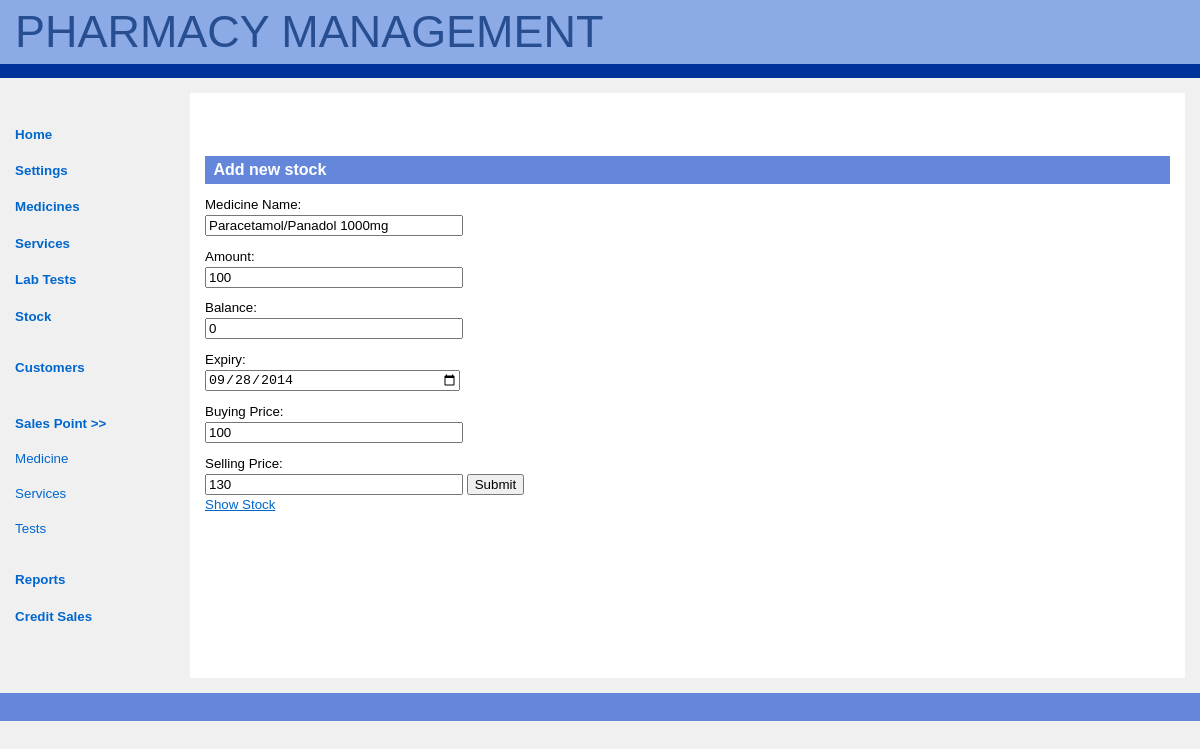
/edit_stock.php?id=1 (signed in), run on the app's committed database.
### tables this page shows
CREATE TABLE IF NOT EXISTS `medicine` (
  `id` int(11) NOT NULL AUTO_INCREMENT,
  `status` enum('active','inactive') NOT NULL DEFAULT 'active',
  `generic_name` varchar(20) NOT NULL,
  `trade_name` varchar(20) NOT NULL,
  `weight` varchar(10) NOT NULL,
  `form` int(11) NOT NULL,
  `category` int(11) NOT NULL,
  `unit` int(11) NOT NULL,
  PRIMARY KEY (`id`)
);

CREATE TABLE IF NOT EXISTS `units` (
  `id` int(11) NOT NULL AUTO_INCREMENT,
  `value` varchar(11) NOT NULL,
  PRIMARY KEY (`id`),
  UNIQUE KEY `value` (`value`)
);

CREATE TABLE IF NOT EXISTS `stock` (
  `id` int(11) NOT NULL AUTO_INCREMENT,
  `medicine` int(11) NOT NULL,
  `stock_amount` int(9) NOT NULL,
  `current_amount` int(9) NOT NULL,
  `percentage_balance` int(3) NOT NULL DEFAULT '100',
  `expiry_date` date NOT NULL,
  `buying` int(6) NOT NULL,
  `selling` int(6) NOT NULL,
  `stock_date` datetime NOT NULL,
  `staff` int(11) NOT NULL,
  PRIMARY KEY (`id`)
);

### edit_stock.php (the view, shortened to what this page needs)
<?php require_once("includes/functions.php");?>
<?php
if($_GET['id']){
	$stock_id = $_GET['id'];
	 $query = "SELECT s.id stock_id, m.id medicine_id, m.generic_name generic_name, m.trade_name trade_name, m.weight weight, m.unit unit_id, u.value unit, m.category category_id, c.name category, s.stock_amount stock_amount, s.current_amount current_amount, s. percentage_balance percentage_balance, s.expiry_date expiry_date, s.buying buying, s.selling selling, s.stock_date stock_date, s.staff staff  FROM medicine m JOIN category c JOIN units u JOIN stock s WHERE m.id = s.medicine
AND m.category = c.id
AND m.unit = u.id AND s.id = ".$stock_id;
        $result = mysql_query($query, $connection);
        if(isset($result)){
            $medicine = mysql_fetch_array($result);
			$generic_name = $medicine['generic_name'];
			$trade_name = $medicine['trade_name'];
			$weight = $medicine['weight'];
			$unit = $medicine['unit'];
			$stock_amount = $medicine['stock_amount'];
			$current_amount = $medicine['current_amount'];
			$expiry_date = $medicine['expiry_date'];
			$buying = $medicine['buying'];
			$selling = $medicine['selling'];
			$medicine_name = $generic_name."/".$trade_name." ".$weight."".$unit;
		}
}
?>
<?php include("includes/header.php");?>
<div id="main-copy">
        <h1>Add new stock</h1>
        <form autocomplete="off" action="edit_stock.php?id=<?php echo $stock_id;?>" method="post">
            <label>Medicine Name:</label><input type="text" name="all_medicine" id="all_medicine" value = "<?php echo $medicine_name;?>" autofocus placeholder="<?php echo $medicine_name;?>" required/>
            <label>Amount:</label><input type="number" name="stock_amount" id="stock_amount" maxlength="30" value="<?php echo $stock_amount;?>" min="0" max="999999" placeholder="Enter the stock amount" required/>
            <label>Balance:</label><input type="number" name="current_amount" id="current_amount" maxlength="30" value="<?php echo $current_amount;?>" min="0" max="999999" placeholder="Enter the stock amount" required/>
            <label>Expiry:</label><input type="date" name="expiry_date" id="expiry_date" maxlength="30" value="<?php echo $expiry_date;?>" required/>
            <label>Buying Price:</label>
            <input type="number" name="buying" id="buying" maxlength="30" value="<?php echo $buying;?>" min="0" max="999999" placeholder="Enter the unit stock buying price" required/>
            <label>Selling Price:</label>
            <input type="number" name="selling" id="selling" maxlength="30" value="<?php echo $selling;?>" min="0" max="999999" placeholder="Enter the unit selling price" required/>
            <input type="submit" name="edit_stock" id="edit_stock" value="Submit" />
        </form>
        <a href="stock_levels.php">Show Stock</a>
            </div>
        <div id="footer">
        </div>
    </body>
</html>

### css/style.css (style rules this page uses)
body { color: black; background-color: rgb(240,240,240); font-family: verdana, helvetica, arial, sans-serif; font-size: 100%; margin: 0; padding: 0; }
html > body { font-size: 10pt; }
#main-copy { color: black; background-color: white; text-align: justify; line-height: 1.5em; margin: 15px; margin-left: 190px; height: 555px; padding: 15px; border-left: 15px; }
#main-copy a { color: rgb(0,102,204); background-color: transparent; text-decoration: underline; }
#main-copy h1 { color: white; background-color: rgb(100,135,220); font-size: 1.2em; font-weight: bold; margin: 3em 0 0 0; padding: 0.5ex 0 0.5ex 1ex; }
#footer { color: white; background-color: rgb(100,135,220); font-size: 91%; margin: 0; padding: 1em 2.5mm 2.5ex 2.5mm; clear: both; }
label { display:block; font-size: 1em; margin: .8em 0 0; }
input[type="search"], input[type="date"], input[type="number"], input[type="password"], input[type="text"], input[type="email"], input[type="url"], textarea { width: 250px; }
input[type="submit"] { display:; }

### data on the page
medicine: all_medicine "Paracetamol/Panadol 1000mg", stock_amount "100", current_amount "0", expiry_date "09/28/2014", buying "100", selling "130"
